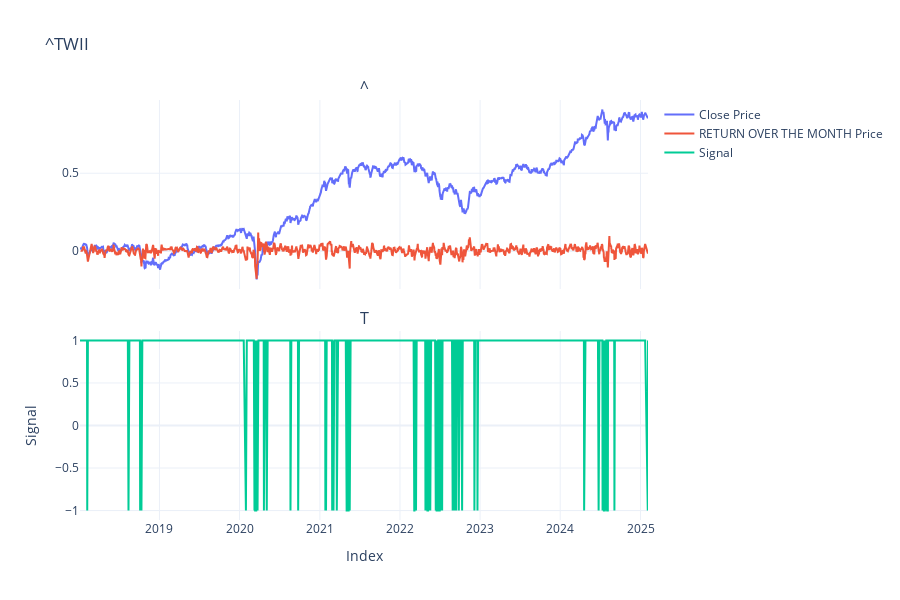

Notebook cell for this chart:
### Markdown cell above
### Daily Model
1. Add when there's a signal
2. Potential crash/bear market when there's 2 signals for the past month\

### Code cell
# visualization, not quantifiable
symbol = "^TWII"
data = yf.download(symbol, start='2018-01-01', rounding=2, progress=False)
returns = data[["Close"]].pct_change()


returns["pct_power_5"] = np.power(returns.Close, 5)
tajm = 242
alpha = 2 / (tajm + 1)
returns['cumsum_bm'] = returns.Close.cumsum()
returns['pct_for_calculating_profit'] = returns.Close.shift(-2)

returns["pct_power_5_ema"] = returns["pct_power_5"].ewm(alpha=alpha, adjust=False).mean()
returns['pct_power_5_ema_shift_1'] = returns.pct_power_5_ema.shift(1)
returns.dropna(inplace=True)


returns["signal"] = np.where(
    (returns["pct_power_5_ema"] > returns["pct_power_5_ema_shift_1"] * 1.01) | 
    (returns["pct_power_5_ema"] > 0), 
    1, 
    -1
)


returns['diff_over_the_past_month'] = returns["Close"].rolling(5).sum()

k = 0
u = -1

fig = make_subplots(rows=2, cols=1, shared_xaxes=True, vertical_spacing=0.1,
                     subplot_titles=symbol)

fig.add_trace(go.Scatter(
    x=returns.index[k:u],
    y=returns.iloc[k:u].cumsum_bm,
    mode='lines',
    name='Close Price'
), row=1, col=1)

fig.add_trace(go.Scatter(
    x=returns.index[k:u],
    y=returns.iloc[k:u].diff_over_the_past_month,
    mode='lines',
    name='RETURN OVER THE MONTH Price'
), row=1, col=1)

fig.add_trace(go.Scatter(
    x=returns.index[k:u],
    y=returns.iloc[k:u]['signal'],
    mode='lines',
    name='Signal'
), row=2, col=1)

fig.update_layout(
    title=symbol,
    template="plotly_white",
    height=600
)

fig.update_xaxes(title_text="Index", row=2, col=1)
fig.update_yaxes(title_text="Signal", row=2, col=1)

fig.show()

### Figure 1 — Plotly figure (JSON) as saved in the notebook; plotly's stock layout.template omitted (floating-point values rounded to 4 significant figures; data arrays with more than 128 entries replaced by an {"elided": "..."} marker saying what was removed)
{"data": [{"mode": "lines", "name": "Close Price", "type": "scatter", "x": {"elided": "1716 str values"}, "xaxis": "x", "y": {"elided": "1716 float values"}, "yaxis": "y"}, {"mode": "lines", "name": "RETURN OVER THE MONTH Price", "type": "scatter", "x": {"elided": "1716 str values"}, "xaxis": "x", "y": {"elided": "1716 float values"}, "yaxis": "y"}, {"mode": "lines", "name": "Signal", "type": "scatter", "x": {"elided": "1716 str values"}, "xaxis": "x2", "y": {"elided": "1716 int values"}, "yaxis": "y2"}], "layout": {"annotations": [{"font": {"size": 16}, "showarrow": false, "text": "^", "x": 0.5, "xanchor": "center", "xref": "paper", "y": 1, "yanchor": "bottom", "yref": "paper"}, {"font": {"size": 16}, "showarrow": false, "text": "T", "x": 0.5, "xanchor": "center", "xref": "paper", "y": 0.45, "yanchor": "bottom", "yref": "paper"}], "height": 600, "title": {"text": "^TWII"}, "xaxis": {"anchor": "y", "domain": [0, 1], "matches": "x2", "showticklabels": false}, "xaxis2": {"anchor": "y2", "domain": [0, 1], "title": {"text": "Index"}}, "yaxis": {"anchor": "x", "domain": [0.55, 1]}, "yaxis2": {"anchor": "x2", "domain": [0, 0.45], "title": {"text": "Signal"}}}}
